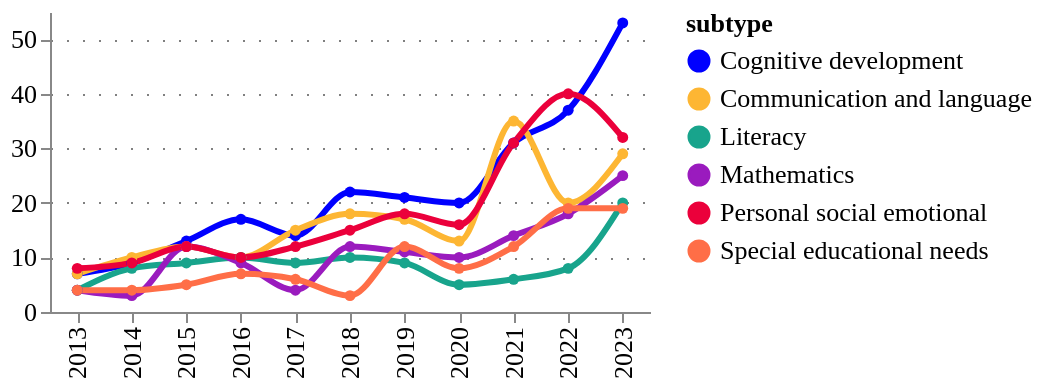

Notebook source saved alongside this figure:
### Code cell
fig = pu.ts_smooth(
    tech_applications_ts,
    cats,
    variable= "counts",
    variable_title = "",
    category_column = column,
    width = 300,
    height = 150,
    legend_orient='right',
)
pu.configure_plots(fig)

### Figure 1 — Vega-Lite specification as saved in the notebook (floating-point values rounded to 4 significant figures)
{"config": {"title": {"font": "Averta", "anchor": "start"}, "subtitle": {"font": "Averta"}, "axis": {"labelFont": "Averta", "titleFont": "Averta", "gridColor": "grey", "gridDash": [1, 7], "labelFontSize": 13, "titleFontSize": 13}, "header": {"labelFont": "Averta", "titleFont": "Averta"}, "legend": {"labelFont": "Averta", "titleFont": "Averta", "labelFontSize": 13, "titleFontSize": 13}, "range": {"category": ["#0000FF", "#FDB633", "#18A48C", "#9A1BBE", "#EB003B", "#FF6E47", "#646363", "#0F294A", "#97D9E3", "#A59BEE", "#F6A4B7", "#D2C9C0", "#FFFFFF", "#000000"], "ordinal": {"scheme": ["#0000FF", "#FDB633", "#18A48C", "#9A1BBE", "#EB003B", "#FF6E47", "#646363", "#0F294A", "#97D9E3", "#A59BEE", "#F6A4B7", "#D2C9C0", "#FFFFFF", "#000000"]}}, "view": {"strokeWidth": 0}}, "data": {"name": "data-f5b27b1b8b51a95496dff6b212b0b404"}, "mark": {"type": "line", "interpolate": "monotone", "point": {"filled": true, "size": 30}, "size": 3, "strokeDash": [0]}, "encoding": {"color": {"field": "subtype", "legend": {"orient": "right"}, "type": "nominal"}, "tooltip": [{"field": "year", "title": "Year", "type": "ordinal"}, {"field": "subtype", "type": "nominal"}, {"field": "counts", "format": ".3f", "title": "", "type": "quantitative"}], "x": {"field": "year", "title": "", "type": "ordinal"}, "y": {"field": "counts", "title": "", "type": "quantitative"}}, "height": 150, "title": {"anchor": "start", "text": "", "fontSize": 14, "subtitle": "", "subtitleFont": "Averta", "subtitleFontSize": 13}, "width": 300, "$schema": "https://vega.github.io/schema/vega-lite/v4.17.0.json", "datasets": {"data-f5b27b1b8b51a95496dff6b212b0b404": [{"year": 2013, "subtype": "Cognitive development", "counts": 7.0, "counts_prop": 0.005, "type": "Development & learning"}, {"year": 2014, "subtype": "Cognitive development", "counts": 9.0, "counts_prop": 0.006, "type": "Development & learning"}, {"year": 2015, "subtype": "Cognitive development", "counts": 13.0, "counts_prop": 0.009, "type": "Development & learning"}, {"year": 2016, "subtype": "Cognitive development", "counts": 17.0, "counts_prop": 0.012, "type": "Development & learning"}, {"year": 2017, "subtype": "Cognitive development", "counts": 14.0, "counts_prop": 0.01, "type": "Development & learning"}, {"year": 2018, "subtype": "Cognitive development", "counts": 22.0, "counts_prop": 0.015, "type": "Development & learning"}, {"year": 2019, "subtype": "Cognitive development", "counts": 21.0, "counts_prop": 0.014, "type": "Development & learning"}, {"year": 2020, "subtype": "Cognitive development", "counts": 20.0, "counts_prop": 0.014, "type": "Development & learning"}, {"year": 2021, "subtype": "Cognitive development", "counts": 31.0, "counts_prop": 0.021, "type": "Development & learning"}, {"year": 2022, "subtype": "Cognitive development", "counts": 37.0, "counts_prop": 0.025, "type": "Development & learning"}, {"year": 2023, "subtype": "Cognitive development", "counts": 53.0, "counts_prop": 0.036, "type": "Development & learning"}, {"year": 2013, "subtype": "Communication and language", "counts": 7.0, "counts_prop": 0.005, "type": "Development & learning"}, {"year": 2014, "subtype": "Communication and language", "counts": 10.0, "counts_prop": 0.007, "type": "Development & learning"}, {"year": 2015, "subtype": "Communication and language", "counts": 12.0, "counts_prop": 0.008, "type": "Development & learning"}, {"year": 2016, "subtype": "Communication and language", "counts": 10.0, "counts_prop": 0.007, "type": "Development & learning"}, {"year": 2017, "subtype": "Communication and language", "counts": 15.0, "counts_prop": 0.01, "type": "Development & learning"}, {"year": 2018, "subtype": "Communication and language", "counts": 18.0, "counts_prop": 0.012, "type": "Development & learning"}, {"year": 2019, "subtype": "Communication and language", "counts": 17.0, "counts_prop": 0.012, "type": "Development & learning"}, {"year": 2020, "subtype": "Communication and language", "counts": 13.0, "counts_prop": 0.009, "type": "Development & learning"}, {"year": 2021, "subtype": "Communication and language", "counts": 35.0, "counts_prop": 0.024, "type": "Development & learning"}, {"year": 2022, "subtype": "Communication and language", "counts": 20.0, "counts_prop": 0.014, "type": "Development & learning"}, {"year": 2023, "subtype": "Communication and language", "counts": 29.0, "counts_prop": 0.02, "type": "Development & learning"}, {"year": 2013, "subtype": "Literacy", "counts": 4.0, "counts_prop": 0.003, "type": "Development & learning"}, {"year": 2014, "subtype": "Literacy", "counts": 8.0, "counts_prop": 0.005, "type": "Development & learning"}, {"year": 2015, "subtype": "Literacy", "counts": 9.0, "counts_prop": 0.006, "type": "Development & learning"}, {"year": 2016, "subtype": "Literacy", "counts": 10.0, "counts_prop": 0.007, "type": "Development & learning"}, {"year": 2017, "subtype": "Literacy", "counts": 9.0, "counts_prop": 0.006, "type": "Development & learning"}, {"year": 2018, "subtype": "Literacy", "counts": 10.0, "counts_prop": 0.007, "type": "Development & learning"}, {"year": 2019, "subtype": "Literacy", "counts": 9.0, "counts_prop": 0.006, "type": "Development & learning"}, {"year": 2020, "subtype": "Literacy", "counts": 5.0, "counts_prop": 0.003, "type": "Development & learning"}, {"year": 2021, "subtype": "Literacy", "counts": 6.0, "counts_prop": 0.004, "type": "Development & learning"}, {"year": 2022, "subtype": "Literacy", "counts": 8.0, "counts_prop": 0.005, "type": "Development & learning"}, {"year": 2023, "subtype": "Literacy", "counts": 20.0, "counts_prop": 0.014, "type": "Development & learning"}, {"year": 2013, "subtype": "Mathematics", "counts": 4.0, "counts_prop": 0.003, "type": "Development & learning"}, {"year": 2014, "subtype": "Mathematics", "counts": 3.0, "counts_prop": 0.002, "type": "Development & learning"}, {"year": 2015, "subtype": "Mathematics", "counts": 12.0, "counts_prop": 0.008, "type": "Development & learning"}, {"year": 2016, "subtype": "Mathematics", "counts": 9.0, "counts_prop": 0.006, "type": "Development & learning"}, {"year": 2017, "subtype": "Mathematics", "counts": 4.0, "counts_prop": 0.003, "type": "Development & learning"}, {"year": 2018, "subtype": "Mathematics", "counts": 12.0, "counts_prop": 0.008, "type": "Development & learning"}, {"year": 2019, "subtype": "Mathematics", "counts": 11.0, "counts_prop": 0.007, "type": "Development & learning"}, {"year": 2020, "subtype": "Mathematics", "counts": 10.0, "counts_prop": 0.007, "type": "Development & learning"}, {"year": 2021, "subtype": "Mathematics", "counts": 14.0, "counts_prop": 0.01, "type": "Development & learning"}, {"year": 2022, "subtype": "Mathematics", "counts": 18.0, "counts_prop": 0.012, "type": "Development & learning"}, {"year": 2023, "subtype": "Mathematics", "counts": 25.0, "counts_prop": 0.017, "type": "Development & learning"}, {"year": 2013, "subtype": "Personal social emotional", "counts": 8.0, "counts_prop": 0.005, "type": "Development & learning"}, {"year": 2014, "subtype": "Personal social emotional", "counts": 9.0, "counts_prop": 0.006, "type": "Development & learning"}, {"year": 2015, "subtype": "Personal social emotional", "counts": 12.0, "counts_prop": 0.008, "type": "Development & learning"}, {"year": 2016, "subtype": "Personal social emotional", "counts": 10.0, "counts_prop": 0.007, "type": "Development & learning"}, {"year": 2017, "subtype": "Personal social emotional", "counts": 12.0, "counts_prop": 0.008, "type": "Development & learning"}, {"year": 2018, "subtype": "Personal social emotional", "counts": 15.0, "counts_prop": 0.01, "type": "Development & learning"}, {"year": 2019, "subtype": "Personal social emotional", "counts": 18.0, "counts_prop": 0.012, "type": "Development & learning"}, {"year": 2020, "subtype": "Personal social emotional", "counts": 16.0, "counts_prop": 0.011, "type": "Development & learning"}, {"year": 2021, "subtype": "Personal social emotional", "counts": 31.0, "counts_prop": 0.021, "type": "Development & learning"}, {"year": 2022, "subtype": "Personal social emotional", "counts": 40.0, "counts_prop": 0.027, "type": "Development & learning"}, {"year": 2023, "subtype": "Personal social emotional", "counts": 32.0, "counts_prop": 0.022, "type": "Development & learning"}, {"year": 2013, "subtype": "Special educational needs", "counts": 4.0, "counts_prop": 0.003, "type": "Development & learning"}, {"year": 2014, "subtype": "Special educational needs", "counts": 4.0, "counts_prop": 0.003, "type": "Development & learning"}, {"year": 2015, "subtype": "Special educational needs", "counts": 5.0, "counts_prop": 0.003, "type": "Development & learning"}, {"year": 2016, "subtype": "Special educational needs", "counts": 7.0, "counts_prop": 0.005, "type": "Development & learning"}, {"year": 2017, "subtype": "Special educational needs", "counts": 6.0, "counts_prop": 0.004, "type": "Development & learning"}, {"year": 2018, "subtype": "Special educational needs", "counts": 3.0, "counts_prop": 0.002, "type": "Development & learning"}, {"year": 2019, "subtype": "Special educational needs", "counts": 12.0, "counts_prop": 0.008, "type": "Development & learning"}, {"year": 2020, "subtype": "Special educational needs", "counts": 8.0, "counts_prop": 0.005, "type": "Development & learning"}, {"year": 2021, "subtype": "Special educational needs", "counts": 12.0, "counts_prop": 0.008, "type": "Development & learning"}, {"year": 2022, "subtype": "Special educational needs", "counts": 19.0, "counts_prop": 0.013, "type": "Development & learning"}, {"year": 2023, "subtype": "Special educational needs", "counts": 19.0, "counts_prop": 0.013, "type": "Development & learning"}]}}
